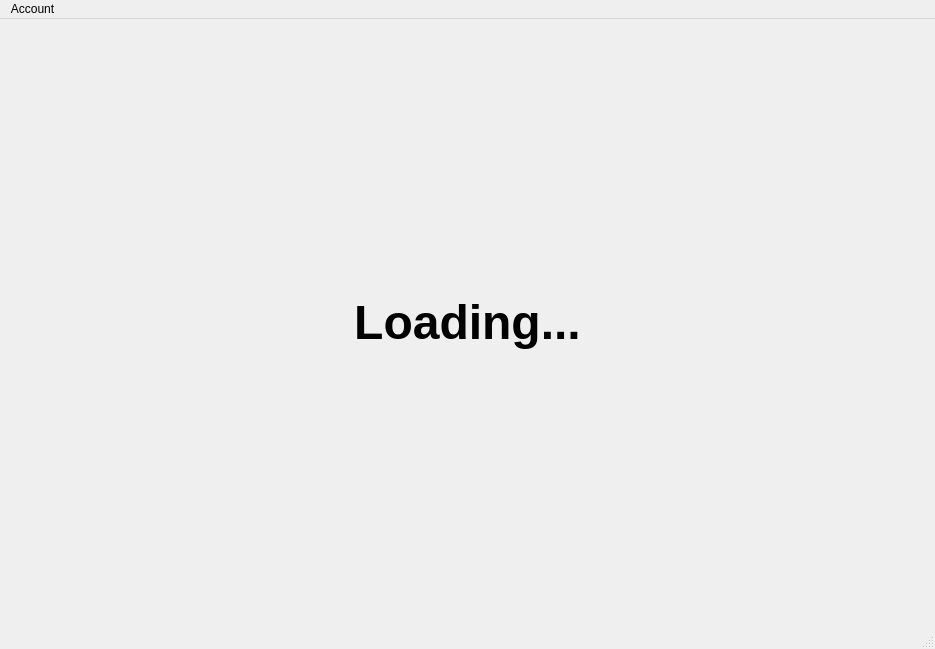
<?xml version="1.0" encoding="UTF-8"?>
<ui version="4.0">
 <class>MainWindow</class>
 <widget class="QMainWindow" name="MainWindow">
  <property name="geometry">
   <rect>
    <x>0</x>
    <y>0</y>
    <width>935</width>
    <height>649</height>
   </rect>
  </property>
  <property name="windowTitle">
   <string>MainWindow</string>
  </property>
  <widget class="QWidget" name="centralwidget">
   <layout class="QGridLayout" name="gridLayout">
    <item row="0" column="0">
     <widget class="QWidget" name="container" native="true">
      <layout class="QGridLayout" name="gridLayout_2">
       <item row="0" column="0">
        <widget class="QLabel" name="label">
         <property name="text">
          <string>&lt;html&gt;&lt;head/&gt;&lt;body&gt;&lt;p align=&quot;center&quot;&gt;&lt;span style=&quot; font-size:36pt; font-weight:600;&quot;&gt;Loading...&lt;/span&gt;&lt;/p&gt;&lt;/body&gt;&lt;/html&gt;</string>
         </property>
        </widget>
       </item>
      </layout>
     </widget>
    </item>
   </layout>
  </widget>
  <widget class="QMenuBar" name="menubar">
   <property name="geometry">
    <rect>
     <x>0</x>
     <y>0</y>
     <width>935</width>
     <height>24</height>
    </rect>
   </property>
   <widget class="QMenu" name="menuAccount">
    <property name="title">
     <string>Account</string>
    </property>
    <addaction name="actionLog_out"/>
    <addaction name="actionSelect_system"/>
   </widget>
   <addaction name="menuAccount"/>
  </widget>
  <widget class="QStatusBar" name="statusbar"/>
  <action name="actionLog_out">
   <property name="text">
    <string>Log out...</string>
   </property>
  </action>
  <action name="actionSelect_system">
   <property name="text">
    <string>Select system...</string>
   </property>
  </action>
 </widget>
 <resources/>
 <connections/>
</ui>
